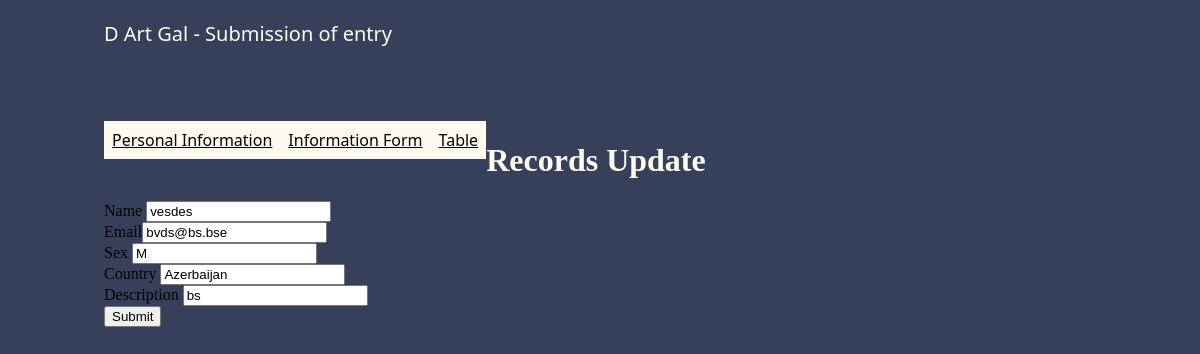
Screenshot of /update/1 with the database file from the repository.
### dglsys/models.py (models this page shows)
class Submisyon(models.Model):
	fnam = models.CharField(blank = True, max_length=100)
	emayl = models.CharField(blank = True, max_length=100)
	seks = models.CharField(blank = True, max_length=100)
	countri = models.CharField(blank = True, max_length=100)
	descr = models.CharField(blank = True, max_length=100)

### dglsys/views.py (the view)
# urls.py: path('update/<int:id>', views.update, name='update'),
def update(request, id):
	sub = Submisyon.objects.get(id=id)
	form = SubmisyonForm(instance=sub)
	if request.method == 'POST':
		form = SubmisyonForm(request.POST, instance = sub)
		if form.is_valid():
			form.save()
			return redirect('/records')
	return render(request, 'update.html', {'form':form})

### dglsys/forms.py
class SubmisyonForm(ModelForm):
    class Meta:
        model = Submisyon
        fields = ['fnam', 'emayl', 'seks', 'countri', 'descr']

### dglsys/templates/update.html (shortened to what this page needs)
{% extends 'navvv.html' %}
{% load static %}
{%block content%}
<h1>Records Update</h1>
<form method="POST" action="">
    <div> Name {{form.fnam}}  </div>
    <div> Email{{form.emayl}} </div>
    <div> Sex {{form.seks}} </div>
    <div> Country {{form.countri}} </div>
    <div> Description {{form.descr}} </div>
    <div>
    <input type='submit' class= 'btn primary' ></input>
    </div>
</form>
{%endblock %}

### dglsys/static/style.css (style rules this page uses)
body { background-color:#36405A; padding-left: 8%; padding-right: 8%; box-sizing: border-box; user-select: none; }
h1 { color:floralwhite; }

### rows the page displays
Submisyon: fnam "vesdes", emayl "bvds@bs.bse", seks "M", countri "Azerbaijan", descr "bs"
